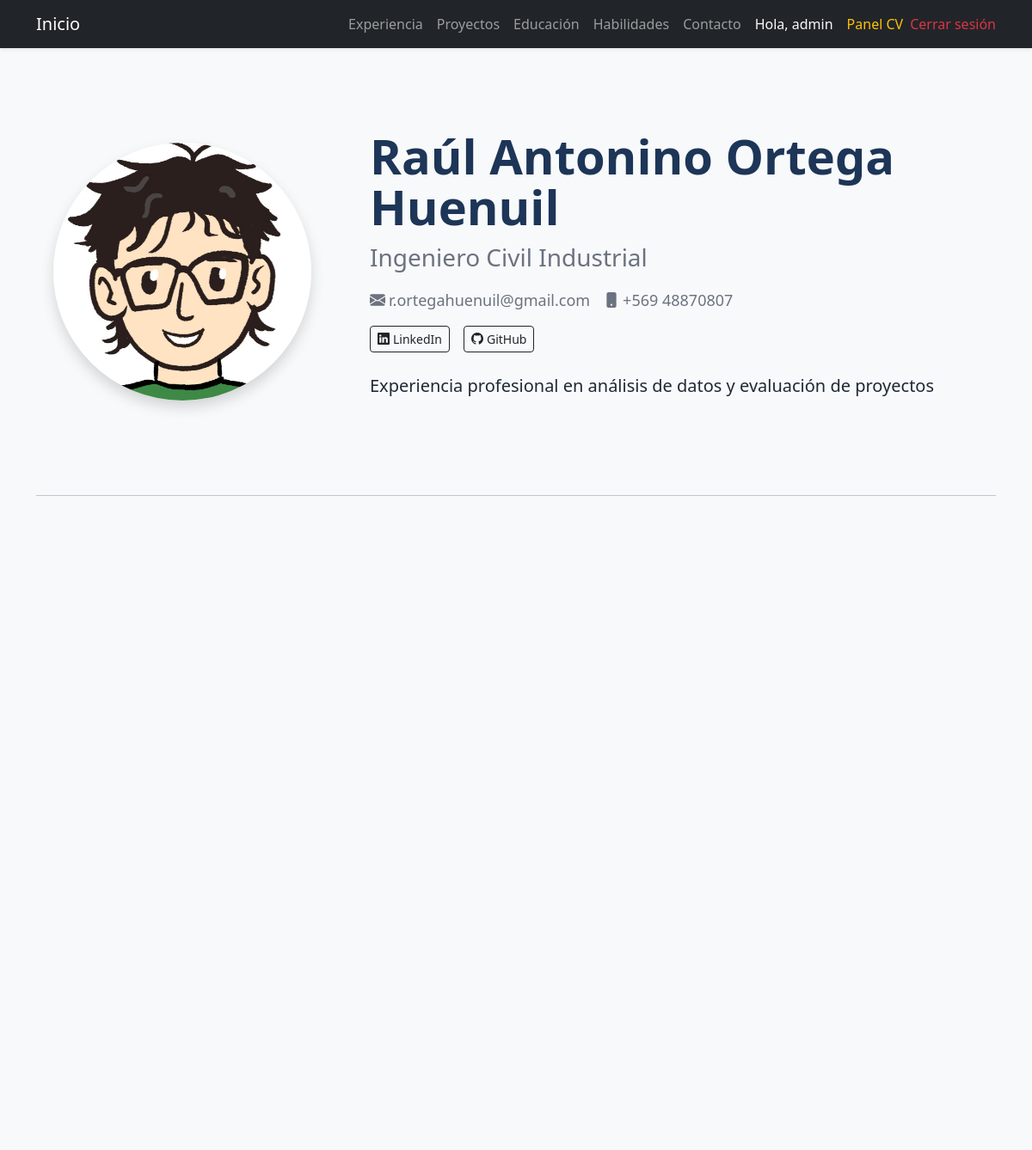
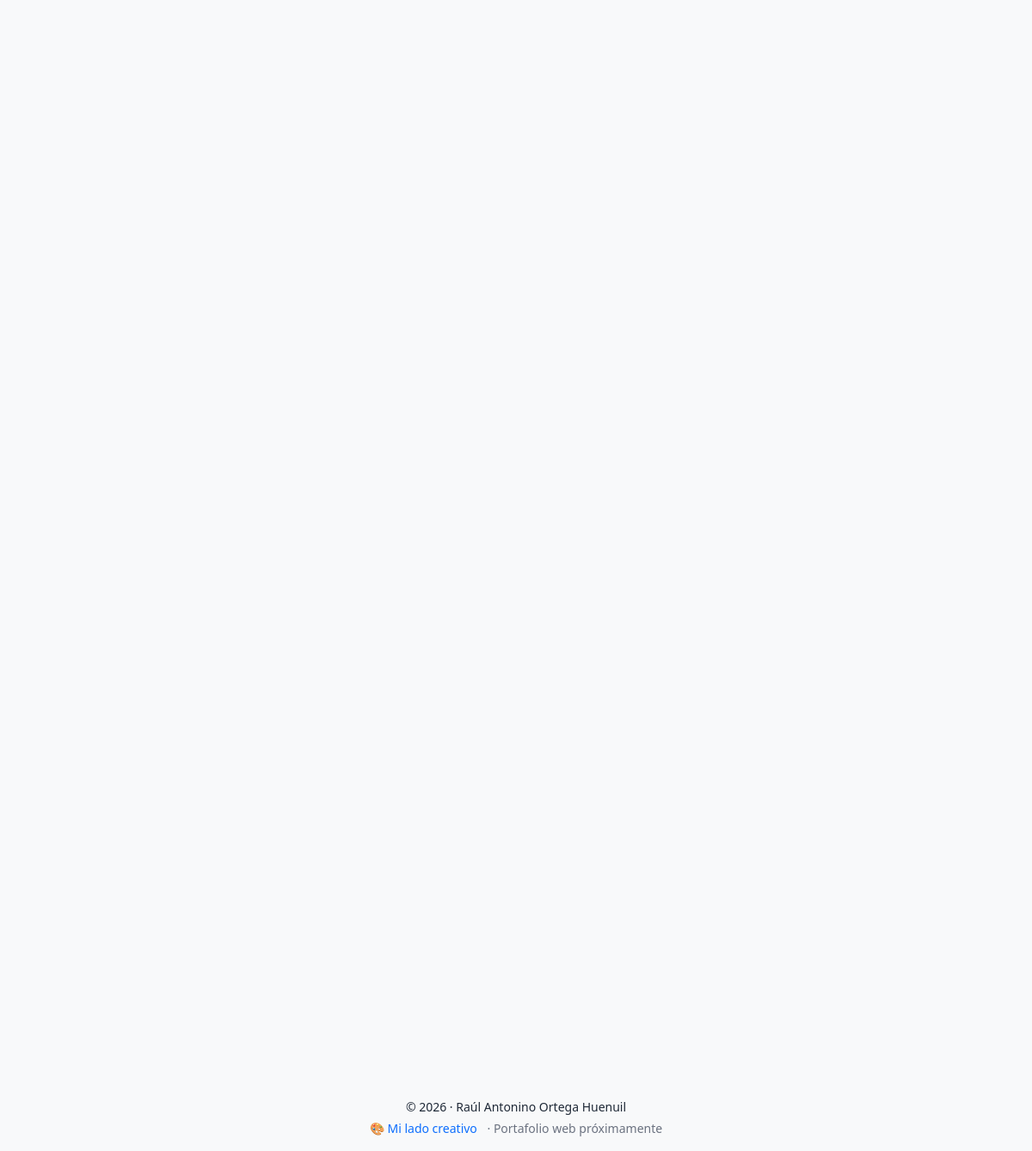
The app's page / (signed in) with its own data (2 pictures, top to bottom).
### cv/models.py (models this page shows, shortened)
class Perfil(models.Model):
    nombre = models.CharField(max_length=200)
    titulo = models.CharField(max_length=200)
    email = models.EmailField()
    telefono = models.CharField(max_length=50, blank=True)
    sobre_mi = models.TextField(blank=True)
    url_portafolio_creativo = models.URLField(blank=True)
    linkedin_url = models.URLField(blank=True)
    github_url = models.URLField(blank=True)
    imagen = models.ImageField(upload_to='perfil/', blank=True, null=True)

### core/views.py (the view)
# urls.py: path('', views.inicio, name='home'),
def inicio(request):
    perfil = Perfil.objects.first()
    experiencias = Experiencia.objects.order_by("orden", "-id")
    educacion_profesional = Educacion.objects.filter(categoria="profesional").order_by("orden", "-id")
    educacion_formacion = Educacion.objects.filter(categoria="formacion").order_by("orden", "-id")
    habilidades = Habilidad.objects.order_by("orden", "nombre")
    proyectos = Proyecto.objects.order_by("orden", "-id")
    context = {
        "perfil": perfil,
        "experiencias": experiencias,
        "educacion_profesional": educacion_profesional,
        "educacion_formacion": educacion_formacion,
        "habilidades": habilidades,
        "proyectos": proyectos,
    }
    return render(request, "core/inicio.html", context)

### templates/core/inicio.html (shortened to what this page needs)
{% extends "base.html" %}
{% block content %}
{% include "components/organisms/hero_profile.html" %}
<hr class="my-5">
{% endblock %}

### templates/components/organisms/navbar.html (shortened to what this page needs)
<nav class="navbar navbar-expand-lg navbar-dark bg-dark fixed-top shadow-sm">
  <div class="container">
    <a class="navbar-brand" href="{% url 'home' %}">Inicio</a>
    <div class="collapse navbar-collapse" id="navbarNav">
      <ul class="navbar-nav ms-auto">
        <li class="nav-item">
          <a class="nav-link" href="{% url 'home' %}#experiencia">Experiencia</a>
        </li>
        <li class="nav-item">
          <a class="nav-link" href="{% url 'home' %}#proyectos">Proyectos</a>
        </li>
        <li class="nav-item">
          <a class="nav-link" href="{% url 'home' %}#educacion">Educación</a>
        </li>
        <li class="nav-item">
          <a class="nav-link" href="{% url 'home' %}#habilidades">Habilidades</a>
        </li>
        <li class="nav-item">
          <a class="nav-link" href="{% url 'contacto' %}">Contacto</a>
        </li>
        {% if user.is_authenticated %}
          <li class="nav-item">
            <span class="nav-link text-light">
              Hola, {{ user.username }}
            </span>
          </li>
          <li class="nav-item">
            <a class="nav-link text-warning" href="{% url 'panel_cv' %}">
              Panel CV
            </a>
          </li>
          <li class="nav-item d-flex align-items-center">
            <form method="POST" action="{% url 'logout' %}" class="d-inline m-0">
              <button type="submit" class="btn btn-link nav-link text-danger p-0 border-0">
                Cerrar sesión
              </button>
            </form>
          </li>
        {% else %}
          <li class="nav-item">
            <a class="nav-link text-info" href="{% url 'login' %}">
              Iniciar sesión
            </a>
          </li>
        {% endif %}
      </ul>
    </div>
  </div>
</nav>

### templates/components/organisms/hero_profile.html
{% load static %}
{% if perfil %}
<section class="py-5">
  <div class="row align-items-center g-5">
    <div class="col-12 col-lg-4 text-center">
      {% if perfil.imagen %}
        <img
          src="{{ perfil.imagen.url }}"
          alt="Foto de perfil de {{ perfil.nombre }}"
          class="img-fluid rounded-circle shadow perfil-img"
        >
      {% else %}
        <img
          src="{% static 'images/yoxd.jpg' %}"
          alt="Foto de perfil de {{ perfil.nombre }}"
          class="img-fluid rounded-circle shadow perfil-img"
        >
      {% endif %}
    </div>
    <div class="col-12 col-lg-8">
      <h1 class="fw-bold mb-2 nombre-principal">{{ perfil.nombre }}</h1>
      <p class="fs-3 text-muted mb-3">{{ perfil.titulo }}</p>
      <div class="d-flex flex-wrap gap-3 mb-3 contacto-linea">
        <span><i class="bi bi-envelope-fill me-1"></i>{{ perfil.email }}</span>
        {% if perfil.telefono %}
          <span><i class="bi bi-phone-fill me-1"></i>{{ perfil.telefono }}</span>
        {% endif %}
      </div>
      <div class="d-flex flex-wrap gap-3 mb-4">
        {% if perfil.linkedin_url %}
          <a href="{{ perfil.linkedin_url }}" target="_blank" rel="noopener" class="btn btn-outline-dark btn-sm">
            <i class="bi bi-linkedin me-1"></i>LinkedIn
          </a>
        {% endif %}
        {% if perfil.github_url %}
          <a href="{{ perfil.github_url }}" target="_blank" rel="noopener" class="btn btn-outline-dark btn-sm">
            <i class="bi bi-github me-1"></i>GitHub
          </a>
        {% endif %}
      </div>
      {% if perfil.sobre_mi %}
        <p class="lead hero-descripcion">
          {{ perfil.sobre_mi }}
        </p>
      {% endif %}
    </div>
  </div>
</section>
{% else %}
  <div class="alert alert-warning">
    No hay perfil cargado aún. Créalo en el admin (CV → Perfil).
  </div>
{% endif %}

### static/css/base.css (style rules this page uses)
:root { --clr-primary: #1D3557; --clr-accent: #4C673B; --clr-danger: #D72638; --clr-bg: #F8F9FA; --clr-surface: #FFFFFF; --clr-text: #1F2937; --clr-text-muted: #6B7280; --text-xs: 0.75rem; --text-sm: 0.875rem; --text-base: 1rem; --text-lg: 1.125rem; --text-xl: 1.25rem; --text-2xl: 1.5rem; --text-3xl: 2rem; --text-4xl: 3rem; --text-hero: 3.5rem; --space-1: 0.25rem; --space-2: 0.5rem; --space-3: 0.75rem; --space-4: 1rem; --space-5: 1.5rem; --space-6: 2rem; --space-7: 3rem; --space-8: 4rem; --radius-sm: 0.5rem; --radius-md: 0.75rem; --radius-lg: 1rem; --radius-xl: 1.125rem; }
body { background-color: var(--clr-bg); color: var(--clr-text); padding-top: 80px; }
h1 { font-weight: 700; }
.perfil-img { max-width: 300px; width: 100%; aspect-ratio: 1 / 1; object-fit: cover; }
.hero-descripcion { max-width: 750px; color: var(--clr-text); }
.contacto-linea { font-size: var(--text-lg); color: var(--clr-text-muted); }
.nombre-principal { font-size: var(--text-hero); line-height: 1.05; color: var(--clr-primary); }
.text-muted { color: var(--clr-text-muted) !important; }

### records on screen
Perfil: imagen (picture), nombre "Raúl Antonino Ortega Huenuil", titulo "Ingeniero Civil Industrial", email "r.ortegahuenuil@gmail.com", telefono "+569 48870807", sobre_mi "Experiencia profesional en análisis de datos y evaluación de proyectos"

### other values on screen
{{ user.username }} "admin"
